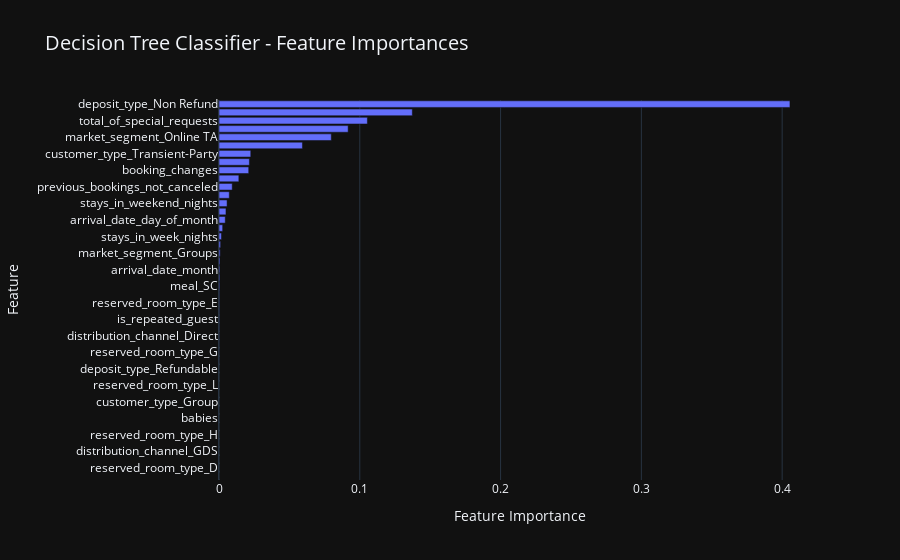
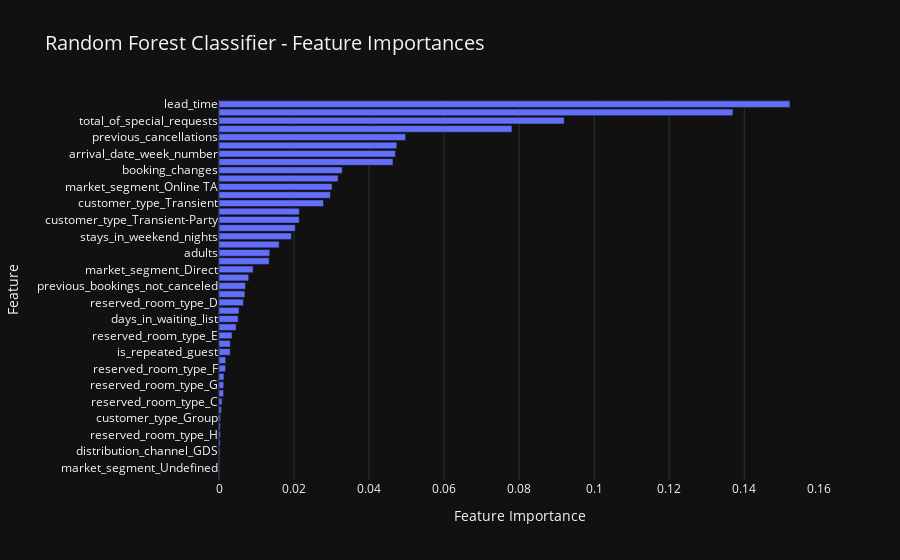
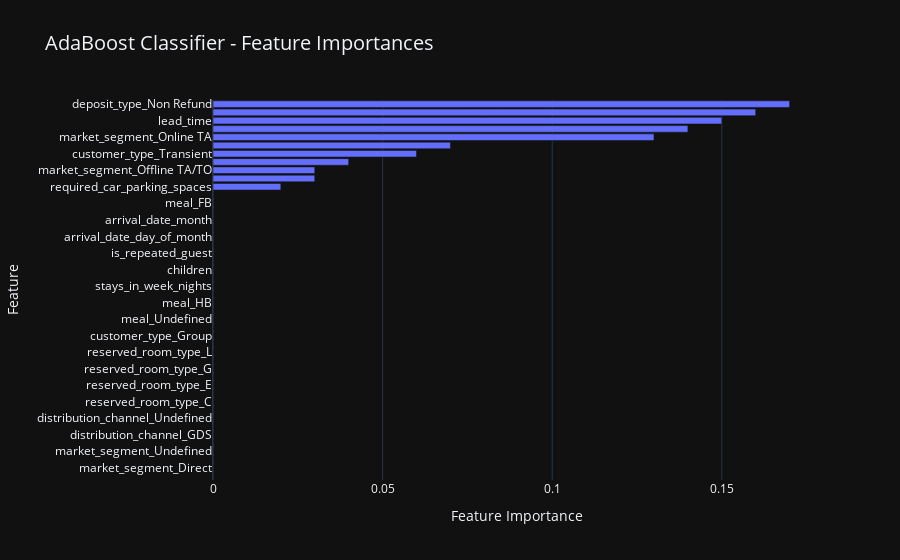
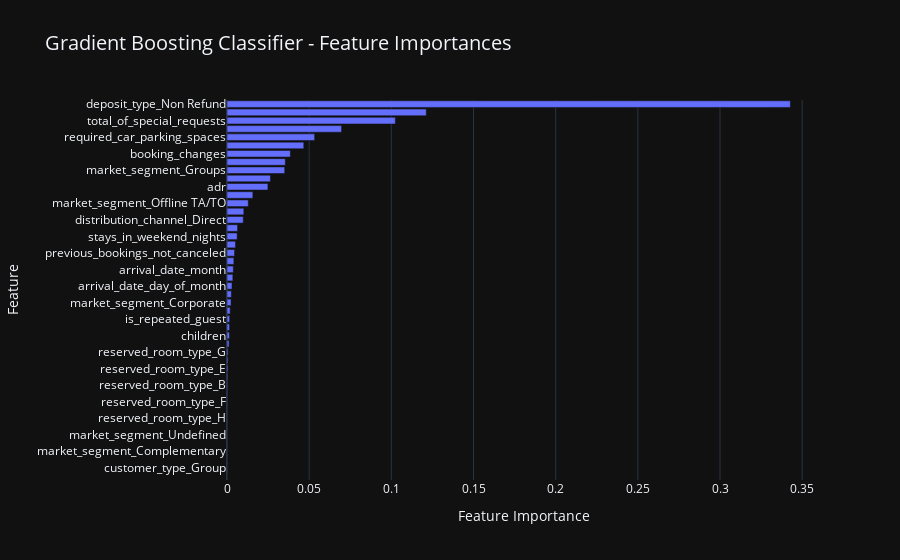

Here is the notebook cell these charts were saved with, in order:
### Markdown cell above
### <div id = '7' style = "font-size : 40px; color : #f9858b ; font-family : 'Calibri'; text-align : center; background-color : #bdfff6; border-radius: 5px 5px;"><strong>Feature Importance</strong></div>

### Code cell
# Loop through the models in the dictionary
for model_name, model in best_models.items():
    # Check if the model has the `feature_importances_` attribute
    if hasattr(model, "feature_importances_"):
        # Compute feature importances
        feature_importances = model.feature_importances_
        
        # Sort the feature importances in descending order and get the indices
        sorted_indices = np.argsort(feature_importances)[::-1]
        
        # Create a sorted DataFrame for Plotly
        feature_data = {
            'Feature': np.array(X.columns)[sorted_indices],
            'Importance': feature_importances[sorted_indices]
        }
        
        # Generate the bar plot
        fig = px.bar(
            feature_data,
            x='Importance',
            y='Feature',
            orientation='h',
            title=f'{model_name} - Feature Importances',
            labels={'Importance': 'Feature Importance'},
            template='plotly_dark'  # Use the dark theme
        )
        fig.update_layout(
            yaxis=dict(autorange="reversed"),  # Reverse y-axis for descending order
            title_font=dict(size=20),  # Customize the title font size
        )
        fig.show()
    else:
        print(f"{model_name} does not support feature importances.")

### Figure 1 — Plotly figure (JSON) as saved in the notebook; plotly's stock layout.template omitted (floating-point values rounded to 4 significant figures)
{"data": [{"alignmentgroup": "True", "hovertemplate": "Feature Importance=%{x}<br>Feature=%{y}<extra></extra>", "legendgroup": "", "marker": {"color": "#636efa", "pattern": {"shape": ""}}, "name": "", "offsetgroup": "", "orientation": "h", "showlegend": false, "textposition": "auto", "type": "bar", "x": [0.4055, 0.1373, 0.1054, 0.09173, 0.07976, 0.05926, 0.02257, 0.02159, 0.02111, 0.0141, 0.009397, 0.007311, 0.005742, 0.004951, 0.004437, 0.002605, 0.001763, 0.001121, 0.0008342, 0.0006807, 0.0005698, 0.0005539, 0.000482, 0.0002218, 0.0002215, 0.0001875, 0.0001816, 0.0001193, 0.000116, 6.705e-05, 5.566e-05, 2.557e-05, 0, 0, 0, 0, 0, 0, 0, 0, 0, 0, 0, 0, 0, 0], "xaxis": "x", "y": ["deposit_type_Non Refund", "lead_time", "total_of_special_requests", "previous_cancellations", "market_segment_Online TA", "required_car_parking_spaces", "customer_type_Transient-Party", "adr", "booking_changes", "customer_type_Transient", "previous_bookings_not_canceled", "arrival_date_week_number", "stays_in_weekend_nights", "hotel_Resort Hotel", "arrival_date_day_of_month", "market_segment_Direct", "stays_in_week_nights", "meal_HB", "market_segment_Groups", "children", "arrival_date_month", "reserved_room_type_B", "meal_SC", "distribution_channel_TA/TO", "reserved_room_type_E", "adults", "is_repeated_guest", "reserved_room_type_F", "distribution_channel_Direct", "reserved_room_type_C", "reserved_room_type_G", "market_segment_Corporate", "deposit_type_Refundable", "days_in_waiting_list", "reserved_room_type_L", "meal_FB", "customer_type_Group", "meal_Undefined", "babies", "market_segment_Offline TA/TO", "reserved_room_type_H", "market_segment_Undefined", "distribution_channel_GDS", "distribution_channel_Undefined", "reserved_room_type_D", "market_segment_Complementary"], "yaxis": "y"}], "layout": {"barmode": "relative", "legend": {"tracegroupgap": 0}, "title": {"font": {"size": 20}, "text": "Decision Tree Classifier - Feature Importances"}, "xaxis": {"anchor": "y", "domain": [0, 1], "title": {"text": "Feature Importance"}}, "yaxis": {"anchor": "x", "autorange": "reversed", "domain": [0, 1], "title": {"text": "Feature"}}}}

### Figure 2 — Plotly figure (JSON) as saved in the notebook; plotly's stock layout.template omitted (floating-point values rounded to 4 significant figures)
{"data": [{"alignmentgroup": "True", "hovertemplate": "Feature Importance=%{x}<br>Feature=%{y}<extra></extra>", "legendgroup": "", "marker": {"color": "#636efa", "pattern": {"shape": ""}}, "name": "", "offsetgroup": "", "orientation": "h", "showlegend": false, "textposition": "auto", "type": "bar", "x": [0.1522, 0.137, 0.092, 0.07807, 0.04973, 0.04741, 0.04704, 0.04637, 0.03285, 0.03173, 0.03013, 0.02971, 0.02786, 0.02143, 0.02138, 0.02034, 0.01929, 0.01604, 0.01353, 0.01338, 0.009112, 0.00792, 0.007062, 0.006902, 0.006505, 0.005342, 0.005117, 0.004557, 0.003477, 0.002995, 0.002992, 0.001786, 0.001738, 0.001317, 0.001249, 0.001229, 0.0008216, 0.0006548, 0.0004149, 0.0003796, 0.0003696, 0.0003046, 0.0002217, 6.517e-05, 1.389e-05, 7.625e-07], "xaxis": "x", "y": ["lead_time", "deposit_type_Non Refund", "total_of_special_requests", "adr", "previous_cancellations", "required_car_parking_spaces", "arrival_date_week_number", "arrival_date_day_of_month", "booking_changes", "stays_in_week_nights", "market_segment_Online TA", "arrival_date_month", "customer_type_Transient", "market_segment_Groups", "customer_type_Transient-Party", "market_segment_Offline TA/TO", "stays_in_weekend_nights", "distribution_channel_TA/TO", "adults", "hotel_Resort Hotel", "market_segment_Direct", "distribution_channel_Direct", "previous_bookings_not_canceled", "meal_HB", "reserved_room_type_D", "children", "days_in_waiting_list", "meal_SC", "reserved_room_type_E", "market_segment_Corporate", "is_repeated_guest", "meal_FB", "reserved_room_type_F", "reserved_room_type_B", "reserved_room_type_G", "meal_Undefined", "reserved_room_type_C", "babies", "customer_type_Group", "market_segment_Complementary", "reserved_room_type_H", "deposit_type_Refundable", "distribution_channel_GDS", "distribution_channel_Undefined", "market_segment_Undefined", "reserved_room_type_L"], "yaxis": "y"}], "layout": {"barmode": "relative", "legend": {"tracegroupgap": 0}, "title": {"font": {"size": 20}, "text": "Random Forest Classifier - Feature Importances"}, "xaxis": {"anchor": "y", "domain": [0, 1], "title": {"text": "Feature Importance"}}, "yaxis": {"anchor": "x", "autorange": "reversed", "domain": [0, 1], "title": {"text": "Feature"}}}}

### Figure 3 — Plotly figure (JSON) as saved in the notebook; plotly's stock layout.template omitted (floating-point values rounded to 4 significant figures)
{"data": [{"alignmentgroup": "True", "hovertemplate": "Feature Importance=%{x}<br>Feature=%{y}<extra></extra>", "legendgroup": "", "marker": {"color": "#636efa", "pattern": {"shape": ""}}, "name": "", "offsetgroup": "", "orientation": "h", "showlegend": false, "textposition": "auto", "type": "bar", "x": [0.17, 0.16, 0.15, 0.14, 0.13, 0.07, 0.06, 0.04, 0.03, 0.03, 0.02, 0, 0, 0, 0, 0, 0, 0, 0, 0, 0, 0, 0, 0, 0, 0, 0, 0, 0, 0, 0, 0, 0, 0, 0, 0, 0, 0, 0, 0, 0, 0, 0, 0, 0, 0], "xaxis": "x", "y": ["deposit_type_Non Refund", "total_of_special_requests", "lead_time", "previous_cancellations", "market_segment_Online TA", "booking_changes", "customer_type_Transient", "previous_bookings_not_canceled", "market_segment_Offline TA/TO", "adr", "required_car_parking_spaces", "days_in_waiting_list", "meal_FB", "hotel_Resort Hotel", "arrival_date_month", "arrival_date_week_number", "arrival_date_day_of_month", "meal_SC", "is_repeated_guest", "babies", "children", "adults", "stays_in_week_nights", "stays_in_weekend_nights", "meal_HB", "customer_type_Transient-Party", "meal_Undefined", "market_segment_Corporate", "customer_type_Group", "deposit_type_Refundable", "reserved_room_type_L", "reserved_room_type_H", "reserved_room_type_G", "reserved_room_type_F", "reserved_room_type_E", "reserved_room_type_D", "reserved_room_type_C", "reserved_room_type_B", "distribution_channel_Undefined", "distribution_channel_TA/TO", "distribution_channel_GDS", "distribution_channel_Direct", "market_segment_Undefined", "market_segment_Groups", "market_segment_Direct", "market_segment_Complementary"], "yaxis": "y"}], "layout": {"barmode": "relative", "legend": {"tracegroupgap": 0}, "title": {"font": {"size": 20}, "text": "AdaBoost Classifier - Feature Importances"}, "xaxis": {"anchor": "y", "domain": [0, 1], "title": {"text": "Feature Importance"}}, "yaxis": {"anchor": "x", "autorange": "reversed", "domain": [0, 1], "title": {"text": "Feature"}}}}

### Figure 4 — Plotly figure (JSON) as saved in the notebook; plotly's stock layout.template omitted (floating-point values rounded to 4 significant figures)
{"data": [{"alignmentgroup": "True", "hovertemplate": "Feature Importance=%{x}<br>Feature=%{y}<extra></extra>", "legendgroup": "", "marker": {"color": "#636efa", "pattern": {"shape": ""}}, "name": "", "offsetgroup": "", "orientation": "h", "showlegend": false, "textposition": "auto", "type": "bar", "x": [0.3428, 0.1213, 0.1024, 0.06973, 0.05333, 0.04673, 0.03855, 0.03549, 0.03511, 0.02643, 0.0249, 0.01573, 0.01296, 0.01024, 0.009902, 0.00644, 0.006181, 0.005183, 0.004599, 0.004185, 0.003854, 0.003572, 0.003033, 0.002645, 0.002479, 0.00194, 0.001607, 0.001558, 0.001491, 0.001261, 0.0006708, 0.0006298, 0.0006273, 0.0004861, 0.0003813, 0.0003528, 0.0003235, 0.000196, 0.0001864, 0.0001374, 9.122e-05, 7.992e-05, 7.116e-05, 6.904e-05, 3.704e-05, 0], "xaxis": "x", "y": ["deposit_type_Non Refund", "lead_time", "total_of_special_requests", "previous_cancellations", "required_car_parking_spaces", "market_segment_Online TA", "booking_changes", "customer_type_Transient", "market_segment_Groups", "distribution_channel_TA/TO", "adr", "customer_type_Transient-Party", "market_segment_Offline TA/TO", "stays_in_week_nights", "distribution_channel_Direct", "arrival_date_week_number", "stays_in_weekend_nights", "adults", "previous_bookings_not_canceled", "hotel_Resort Hotel", "arrival_date_month", "days_in_waiting_list", "arrival_date_day_of_month", "market_segment_Direct", "market_segment_Corporate", "meal_SC", "is_repeated_guest", "meal_FB", "children", "meal_HB", "reserved_room_type_G", "reserved_room_type_D", "reserved_room_type_E", "meal_Undefined", "reserved_room_type_B", "deposit_type_Refundable", "reserved_room_type_F", "reserved_room_type_C", "reserved_room_type_H", "distribution_channel_Undefined", "market_segment_Undefined", "distribution_channel_GDS", "market_segment_Complementary", "babies", "customer_type_Group", "reserved_room_type_L"], "yaxis": "y"}], "layout": {"barmode": "relative", "legend": {"tracegroupgap": 0}, "title": {"font": {"size": 20}, "text": "Gradient Boosting Classifier - Feature Importances"}, "xaxis": {"anchor": "y", "domain": [0, 1], "title": {"text": "Feature Importance"}}, "yaxis": {"anchor": "x", "autorange": "reversed", "domain": [0, 1], "title": {"text": "Feature"}}}}
